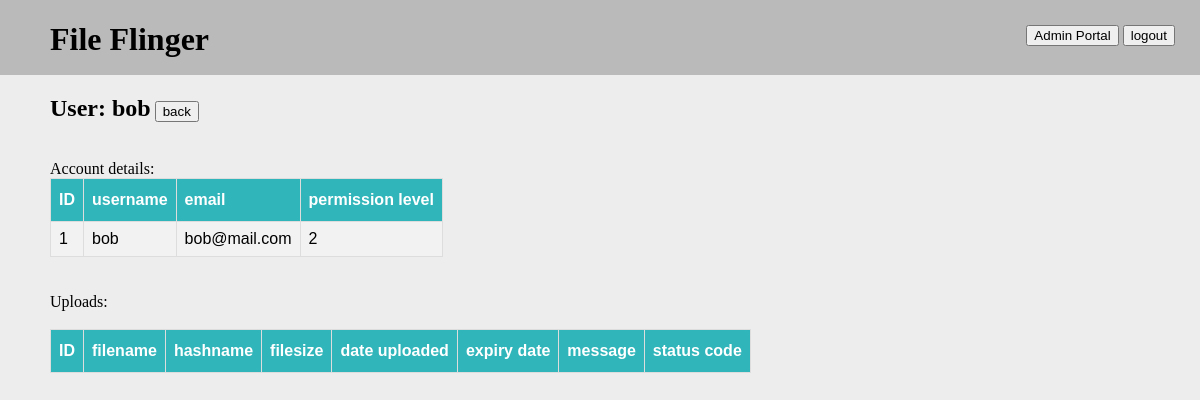
Page /admin_portal/users/1 (signed in) on the committed database.
### serv/models.py (models this page shows, shortened)
class User(db.Model, UserMixin):
    id = db.Column(db.Integer, primary_key=True)
    username = db.Column(db.String(256), nullable=False, unique=True)
    email = db.Column(db.String(256), nullable=False)  # TODO: verify?
    password = db.Column(db.String(256), nullable=False)
    permLevel = db.Column(db.Integer, nullable=False, default=1)

### serv/admin/routes.py (the view, shortened to what this page needs)
@admin.route('/admin_portal/users/<userID>')
@login_required
def view_user_account(userID):
    if current_user.permLevel < Config.permissionLevels['admin']:
        flash("Access to the admin portal area is restricted")
        return redirect(url_for('uploads.home'))
    status = request.args.get('status')
    upload_id = request.args.get('upload_id')
    if status:
        db.session.execute("UPDATE Upload SET status = " + status + " WHERE id = " + upload_id)
        db.session.commit()
        logger.log.info('User with id {} changed the availability of upload with id {} to {}'.format(current_user.id, upload_id, status))
    permLevel = request.args.get('permLevel')
    user = db.session.execute("SELECT id, username, email, permLevel FROM User WHERE id = " + userID).fetchone()
    if user is None:
        flash("No user with ID: " + userID)
        return redirect(url_for('admin.view_users'))
    uploads = db.session.execute("SELECT id, filename, hashname, filesize, datetime, expirationDatetime, message, status FROM Upload WHERE uploaderEmail = \"" + user[2] + "\"")
    return render_template('admin/view_user_account.html', title="User Page...", userData=user, uploads=uploads)

### serv/models.py (called while the page is built)
@login_manager.user_loader
def load_user(user_id):
    return User.query.get(int(user_id))

### serv/templates/admin/view_user_account.html (shortened to what this page needs)
{% extends "template.html" %}
{% block content %}
    <h2>User: {{userData[1]}}</h2>
    <a href="{{ url_for('admin.view_users') }}"><button>back</button></a><br><br>
    Account details:
        <table class="admin_portal_table">
            <th>ID</th>
            <th>username</th>
            <th>email</th>
            <th>permission level</th>
            <tr>
                <td>{{userData[0]}}</td>
                <td>{{userData[1]}}</td>
                <td>{{userData[2]}}</td>
                <td>
                    {% if current_user.id != userData[0] %}
                        <form action="">
                            <input type="number" name="permLevel" min="0" max="{{ current_user.permLevel }}" placeholder="{{userData[3]}}">
                            <input type="submit" value="Update">
                        </form>
                    {% else %}
                        {{userData[3]}}
                    {% endif %}
                </td>
            </tr>
        </table>
        <br><br>
        Uploads:<br><br>
        <table class="admin_portal_table">
            <th>ID</th>
            <th>filename</th>
            <th>hashname</th>
            <th>filesize</th>
            <th>date uploaded</th>
            <th>expiry date</th>
            <th>message</th>
            <th>status code</th>
        </table>
{% endblock content %}

### serv/static/main.css (style rules this page uses)
body { background-color: #EDEDED; margin: 0px; }
a { text-decoration: none; color: #000000 }
h1, h2 { display: inline-block; }
.admin_portal_table { font-family: "Trebuchet MS", Arial, Helvetica, sans-serif; border-collapse: collapse; }
.admin_portal_table td, .admin_portal_table th { border: 1px solid #ddd; padding: 8px; }
.admin_portal_table tr:nth-child(even) { background-color: #f2f2f2; }
.admin_portal_table th { padding-top: 12px; padding-bottom: 12px; text-align: left; background-color: #2fb5ba; color: white; }

### rows in the picture
User: username "bob", id "1", email "bob@mail.com", permLevel "2"
